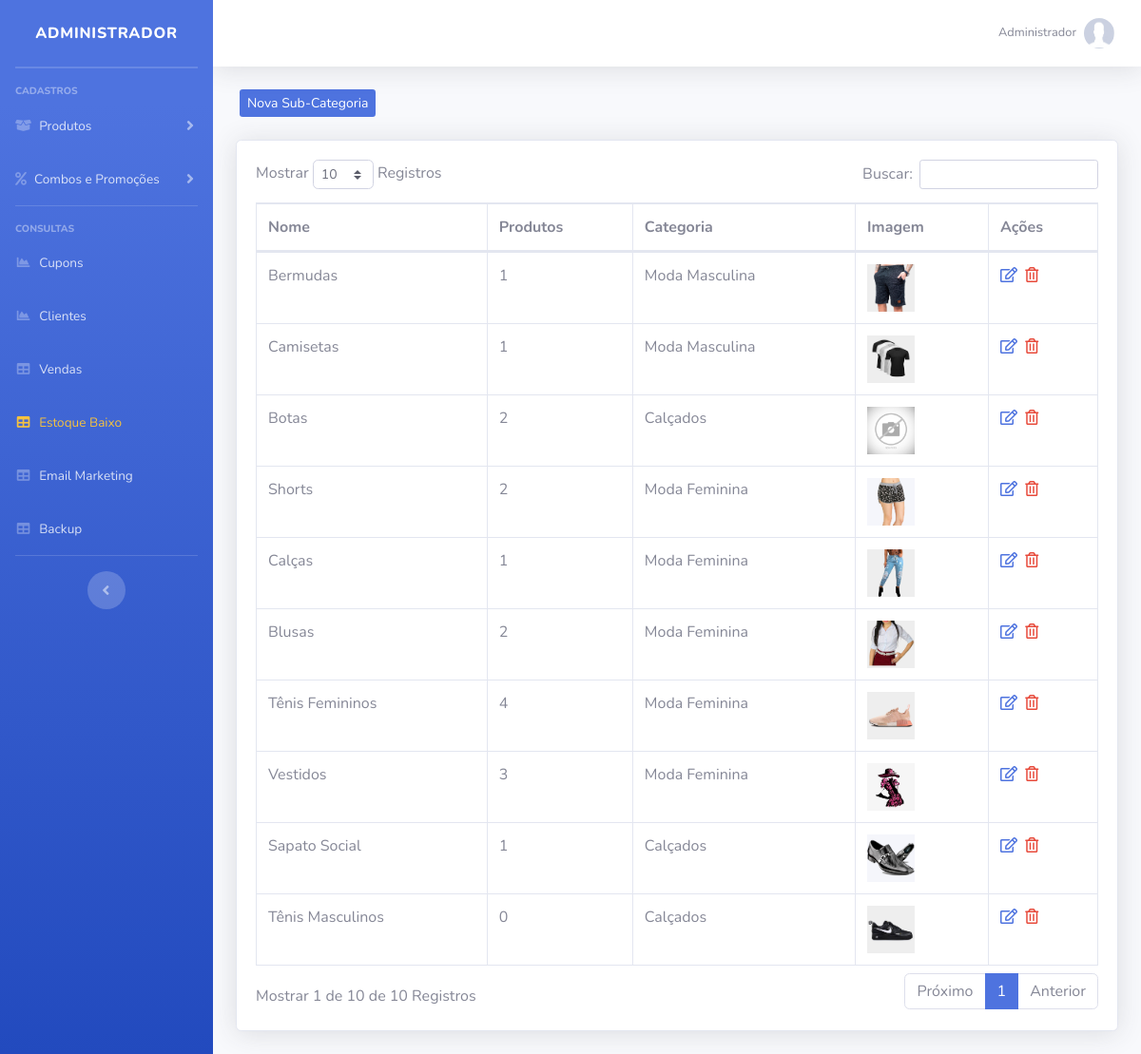
The app's page /sistema/painel-admin/index.php?pag=sub-categorias (signed in) with its own data.
### tables this page shows
CREATE TABLE `usuarios` (
  `id` int(11) NOT NULL AUTO_INCREMENT,
  `nome` varchar(50) NOT NULL,
  `cpf` varchar(20) NOT NULL,
  `email` varchar(50) NOT NULL,
  `senha` varchar(35) NOT NULL,
  `senha_crip` varchar(150) NOT NULL,
  `nivel` varchar(20) NOT NULL,
  PRIMARY KEY (`id`)
);

CREATE TABLE `sub_categorias` (
  `id` int(11) NOT NULL AUTO_INCREMENT,
  `nome` varchar(50) NOT NULL,
  `nome_url` varchar(50) NOT NULL,
  `imagem` varchar(100) NOT NULL,
  `id_categoria` int(11) NOT NULL,
  PRIMARY KEY (`id`)
);

CREATE TABLE `categorias` (
  `id` int(11) NOT NULL AUTO_INCREMENT,
  `nome` varchar(50) NOT NULL,
  `nome_url` varchar(50) NOT NULL,
  `imagem` varchar(100) NOT NULL,
  PRIMARY KEY (`id`)
);

### config.php (called while the page is built, shortened)
<?php
$nivel_estoque = 5;
 ?>

### sistema/painel-admin/sub-categorias.php (the view, shortened to what this page needs)
<?php
$pag = "sub-categorias";
require_once("../../conexao.php");
?>
<div class="row mt-4 mb-4">
    <a type="button" class="btn-primary btn-sm ml-3 d-none d-md-block" href="index.php?pag=<?php echo $pag ?>&funcao=novo">Nova Sub-Categoria</a>
</div>
<div class="card shadow mb-4">
    <div class="card-body">
        <div class="table-responsive">
            <table class="table table-bordered" id="dataTable" width="100%" cellspacing="0">
                <thead>
                    <tr>
                        <th>Nome</th>
                        <th>Produtos</th>
                        <th>Categoria</th>
                        <th>Imagem</th>
                        <th>Ações</th>
                    </tr>
                </thead>
                <tbody>
                   <?php
                   $query = $pdo->query("SELECT * FROM sub_categorias order by id desc ");
                   $res = $query->fetchAll(PDO::FETCH_ASSOC);
                   for ($i=0; $i < count($res); $i++) {
                      $nome = $res[$i]['nome'];
                      $imagem = $res[$i]['imagem'];
                      $categoria = $res[$i]['id_categoria'];
                      $id = $res[$i]['id'];
                      $query2 = $pdo->query("SELECT * from categorias where id = '$categoria' ");
                      $res2 = $query2->fetchAll(PDO::FETCH_ASSOC);
                      $nome_cat = $res2[0]['nome'];
                      $query3 = $pdo->query("SELECT * FROM produtos where sub_categoria = '$id' ");
                      $res3 = $query3->fetchAll(PDO::FETCH_ASSOC);
                      $itens = @count($res3);
                      ?>
                    <tr>
                        <td><?php echo $nome ?></td>
                        <td><?php echo $itens ?></td>
                        <td><?php echo $nome_cat ?></td>
                        <td><img src="../../img/sub-categorias/<?php echo $imagem ?>" width="50"></td>
                        <td>
                             <a href="index.php?pag=<?php echo $pag ?>&funcao=editar&id=<?php echo $id ?>" class='text-primary mr-1' title='Editar Dados'><i class='far fa-edit'></i></a>
                            <a href="index.php?pag=<?php echo $pag ?>&funcao=excluir&id=<?php echo $id ?>" class='text-danger mr-1' title='Excluir Registro'><i class='far fa-trash-alt'></i></a>
                        </td>
                    </tr>
<?php } ?>
                </tbody>
            </table>
        </div>
    </div>
</div>

### sistema/painel-admin/index.php (shortened to what this page needs)
<?php
require_once("../../conexao.php");
$query = $pdo->query("SELECT * FROM produtos where estoque <= '$nivel_estoque' order by estoque asc ");
$res = $query->fetchAll(PDO::FETCH_ASSOC);
if(@count($res) > 0){
    $classe_estoque = 'text-warning';
}else{
    $classe_estoque = '';
}
$pag = @$_GET["pag"];
$menu1 = "produtos";
$menu2 = "categorias";
$menu3 = "sub-categorias";
$menu4 = "combos";
$menu5 = "promocoes";
$menu6 = "clientes";
$menu7 = "vendas";
$menu8 = "backup";
$menu9 = "tipo-envios";
$menu10 = "carac";
$menu11 = "alertas";
$menu12 = "cupons";
$menu13 = "estoque";
$res = $pdo->query("SELECT * FROM usuarios where id = '$_SESSION[id_usuario]'");
$dados = $res->fetchAll(PDO::FETCH_ASSOC);
$nome_usu = @$dados[0]['nome'];
?>
<!DOCTYPE html>
<html lang="en">
<head>
    <link href="../vendor/fontawesome-free/css/all.min.css" rel="stylesheet" type="text/css">
    <link href="../css/sb-admin-2.min.css" rel="stylesheet">
    <link href="../css/style.css" rel="stylesheet">
    <link href="../vendor/datatables/dataTables.bootstrap4.min.css" rel="stylesheet">
</head>
<body id="page-top">
    <div id="wrapper">
        <ul class="navbar-nav bg-gradient-primary sidebar sidebar-dark accordion" id="accordionSidebar">
            <a class="sidebar-brand d-flex align-items-center justify-content-center" href="index.php">
                <div class="sidebar-brand-text mx-3">Administrador</div>
            </a>
            <hr class="sidebar-divider my-0">
            <hr class="sidebar-divider">
            <div class="sidebar-heading">
                Cadastros
            </div>
            <li class="nav-item">
                <a class="nav-link collapsed" href="#" data-toggle="collapse" data-target="#collapseTwo" aria-expanded="true" aria-controls="collapseTwo">
                    <i class="fas fa-box-open"></i>
                    <span>Produtos</span>
                </a>
            </li>
            <li class="nav-item">
                <a class="nav-link collapsed" href="#" data-toggle="collapse" data-target="#collapseUtilities" aria-expanded="true" aria-controls="collapseUtilities">
                    <i class="fas fa-percent"></i>
                    <span>Combos e Promoções</span>
                </a>
            </li>
            <hr class="sidebar-divider">
            <div class="sidebar-heading">
                Consultas
            </div>
             <li class="nav-item">
                <a class="nav-link" href="index.php?pag=<?php echo $menu12 ?>">
                    <i class="fas fa-fw fa-chart-area"></i>
                    <span>Cupons</span></a>
                </li>
            <li class="nav-item">
                <a class="nav-link" href="index.php?pag=<?php echo $menu6 ?>">
                    <i class="fas fa-fw fa-chart-area"></i>
                    <span>Clientes</span></a>
                </li>
                <li class="nav-item">
                    <a class="nav-link" href="index.php?pag=<?php echo $menu7 ?>">
                        <i class="fas fa-fw fa-table"></i>
                        <span>Vendas</span></a>
                    </li>
                     <li class="nav-item">
                    <a class="nav-link" href="index.php?pag=<?php echo $menu13 ?>">
                        <i class="fas fa-fw fa-table <?php echo $classe_estoque ?>"></i>
                        <span class="<?php echo $classe_estoque ?>">Estoque Baixo</span></a>
                    </li>
                     <li class="nav-item">
                        <a class="nav-link" href="" data-toggle="modal" data-target="#ModalEmail">
                            <i class="fas fa-fw fa-table"></i>
                            <span>Email Marketing</span></a>
                        </li>
                    <li class="nav-item">
                        <a class="nav-link" href="backup.php">
                            <i class="fas fa-fw fa-table"></i>
                            <span>Backup</span></a>
                        </li>
                        <hr class="sidebar-divider d-none d-md-block">
                        <div class="text-center d-none d-md-inline">
                            <button class="rounded-circle border-0" id="sidebarToggle"></button>
                        </div>
                    </ul>
                    <div id="content-wrapper" class="d-flex flex-column">
                        <div id="content">
                            <nav class="navbar navbar-expand navbar-light bg-white topbar mb-4 static-top shadow">
                                <ul class="navbar-nav ml-auto">
                                    <li class="nav-item dropdown no-arrow">
                                        <a class="nav-link dropdown-toggle" href="#" id="userDropdown" role="button" data-toggle="dropdown" aria-haspopup="true" aria-expanded="false">
                                            <span class="mr-2 d-none d-lg-inline text-gray-600 small"><?php echo @$nome_usu ?></span>
                                            <img class="img-profile rounded-circle" src="../../img/sem-foto.jpg">
                                        </a>
                                    </li>
                                </ul>
                            </nav>
                            <div class="container-fluid">
                                <?php if ($pag == null) {
                                    include_once("home.php");
                                } else if ($pag==$menu1) {
                                    include_once($menu1.".php");
                                } else if ($pag==$menu2) {
                                    include_once($menu2.".php");
                                } else if ($pag==$menu3) {
                                    include_once($menu3.".php");
                                } else if ($pag==$menu4) {
                                    include_once($menu4.".php");
                                } else if ($pag==$menu5) {
                                    include_once($menu5.".php");
                                } else if ($pag==$menu6) {
                                    include_once($menu6.".php");
                                } else if ($pag==$menu7) {
                                    include_once($menu7.".php");
                                } else if ($pag==$menu8) {
                                    include_once($menu8.".php");
                                } else if ($pag==$menu9) {
                                    include_once($menu9.".php");
                                } else if ($pag==$menu10) {
                                    include_once($menu10.".php");
                                 } else if ($pag==$menu11) {
                                    include_once($menu11.".php");
                                } else if ($pag==$menu12) {
                                    include_once($menu12.".php");
                                } else if ($pag==$menu13) {
                                    include_once($menu13.".php");
                                } else {
                                    include_once("home.php");
                                }
                                ?>
                            </div>
                        </div>
                    </div>
                </div>
            </body>
            </html>

### records on screen
usuarios: nome "Administrador"
sub_categorias: nome "Bermudas", itens "1", id_categoria.nome "Moda Masculina", imagem (picture)
sub_categorias: nome "Camisetas", itens "1", id_categoria.nome "Moda Masculina", imagem (picture)
sub_categorias: nome "Botas", itens "2", id_categoria.nome "Calçados", imagem (picture)
sub_categorias: nome "Shorts", itens "2", id_categoria.nome "Moda Feminina", imagem (picture)
sub_categorias: nome "Calças", itens "1", id_categoria.nome "Moda Feminina", imagem (picture)
sub_categorias: nome "Blusas", itens "2", id_categoria.nome "Moda Feminina", imagem (picture)
sub_categorias: nome "Tênis Femininos", itens "4", id_categoria.nome "Moda Feminina", imagem (picture)
sub_categorias: nome "Vestidos", itens "3", id_categoria.nome "Moda Feminina", imagem (picture)
sub_categorias: nome "Sapato Social", itens "1", id_categoria.nome "Calçados", imagem (picture)
sub_categorias: nome "Tênis Masculinos", itens "0", id_categoria.nome "Calçados", imagem (picture)
